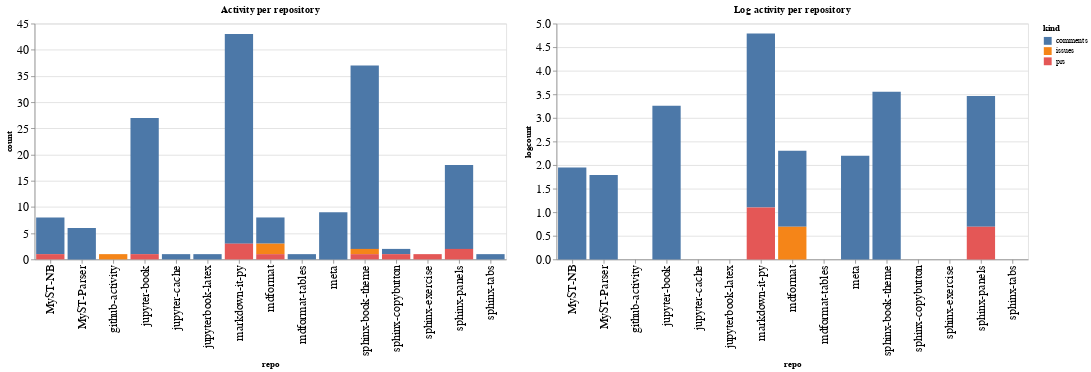

Notebook code cell kept with this figure:
### Code cell
ch1 = alt.Chart(repo_summaries, width=600, title="Activity per repository").mark_bar().encode(
    x='repo',
    y='count',
    color='kind',
    tooltip="kind"
)

ch2 = alt.Chart(repo_summaries, width=600, title="Log activity per repository").mark_bar().encode(
    x='repo',
    y='logcount',
    color='kind',
    tooltip="kind"
)

ch1 | ch2

### Figure 1 — Vega-Lite specification as saved in the notebook (floating-point values rounded to 4 significant figures)
{"config": {"axisLeft": {"labelFontSize": 15}, "axisBottom": {"labelFontSize": 15}}, "hconcat": [{"mark": "bar", "encoding": {"color": {"type": "nominal", "field": "kind"}, "tooltip": {"type": "nominal", "field": "kind"}, "x": {"type": "nominal", "field": "repo"}, "y": {"type": "quantitative", "field": "count"}}, "title": "Activity per repository", "width": 600}, {"mark": "bar", "encoding": {"color": {"type": "nominal", "field": "kind"}, "tooltip": {"type": "nominal", "field": "kind"}, "x": {"type": "nominal", "field": "repo"}, "y": {"type": "quantitative", "field": "logcount"}}, "title": "Log activity per repository", "width": 600}], "data": {"name": "data-f3fd6bcf0a02dc717acd83fa5c65cfcf"}, "$schema": "https://vega.github.io/schema/vega-lite/v4.8.1.json", "datasets": {"data-f3fd6bcf0a02dc717acd83fa5c65cfcf": [{"repo": "MyST-NB", "kind": "comments", "count": 7, "logcount": 1.946}, {"repo": "MyST-NB", "kind": "prs", "count": 1, "logcount": 0.0}, {"repo": "MyST-Parser", "kind": "comments", "count": 6, "logcount": 1.792}, {"repo": "github-activity", "kind": "issues", "count": 1, "logcount": 0.0}, {"repo": "jupyter-book", "kind": "comments", "count": 26, "logcount": 3.258}, {"repo": "jupyter-book", "kind": "prs", "count": 1, "logcount": 0.0}, {"repo": "jupyter-cache", "kind": "comments", "count": 1, "logcount": 0.0}, {"repo": "jupyterbook-latex", "kind": "comments", "count": 1, "logcount": 0.0}, {"repo": "markdown-it-py", "kind": "comments", "count": 40, "logcount": 3.689}, {"repo": "markdown-it-py", "kind": "prs", "count": 3, "logcount": 1.099}, {"repo": "mdformat", "kind": "comments", "count": 5, "logcount": 1.609}, {"repo": "mdformat", "kind": "issues", "count": 2, "logcount": 0.6931}, {"repo": "mdformat", "kind": "prs", "count": 1, "logcount": 0.0}, {"repo": "mdformat-tables", "kind": "comments", "count": 1, "logcount": 0.0}, {"repo": "meta", "kind": "comments", "count": 9, "logcount": 2.197}, {"repo": "sphinx-book-theme", "kind": "comments", "count": 35, "logcount": 3.555}, {"repo": "sphinx-book-theme", "kind": "issues", "count": 1, "logcount": 0.0}, {"repo": "sphinx-book-theme", "kind": "prs", "count": 1, "logcount": 0.0}, {"repo": "sphinx-copybutton", "kind": "comments", "count": 1, "logcount": 0.0}, {"repo": "sphinx-copybutton", "kind": "prs", "count": 1, "logcount": 0.0}, {"repo": "sphinx-exercise", "kind": "prs", "count": 1, "logcount": 0.0}, {"repo": "sphinx-panels", "kind": "comments", "count": 16, "logcount": 2.773}, {"repo": "sphinx-panels", "kind": "prs", "count": 2, "logcount": 0.6931}, {"repo": "sphinx-tabs", "kind": "comments", "count": 1, "logcount": 0.0}]}}
